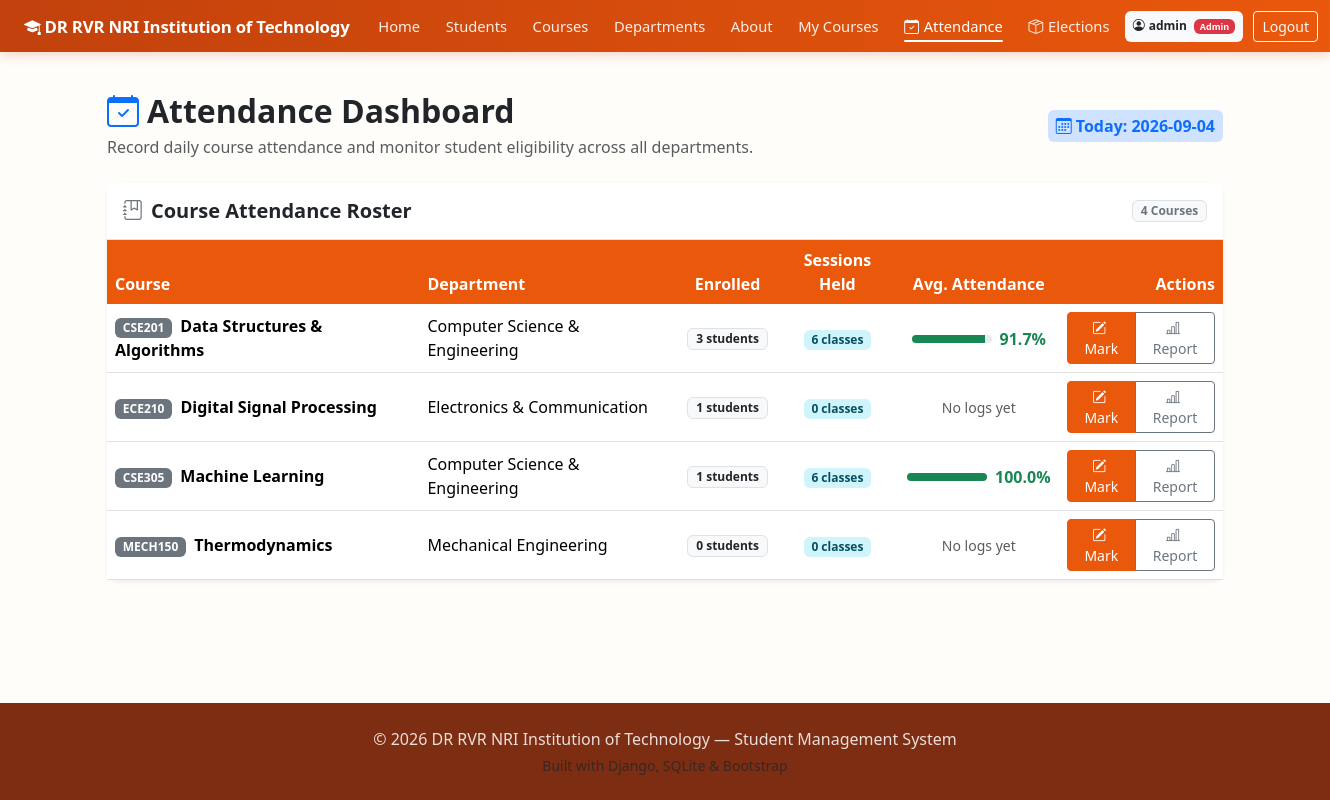
Screenshot of /attendance/ (signed in) with the database file from the repository.
### core/models.py (models this page shows, shortened)
class User(AbstractUser):
    ROLE_CHOICES = [
        ('admin', 'Admin'),
        ('student', 'Student'),
    ]
    role = models.CharField(max_length=20, choices=ROLE_CHOICES, default='student')

class Course(models.Model):
    name = models.CharField(max_length=150)
    code = models.CharField(max_length=20, unique=True)
    credits = models.IntegerField(default=3)
    duration_weeks = models.IntegerField(default=16)
    description = models.TextField(blank=True, null=True)
    department = models.ForeignKey(Department, on_delete=models.CASCADE, related_name='courses')
    class Meta:
        ordering = ['name']
    @property
    def enrolled_count(self):
        return self.registrations.count()

class Department(models.Model):
    name = models.CharField(max_length=120, unique=True)
    code = models.CharField(max_length=20, unique=True)
    head_of_department = models.CharField(max_length=120, blank=True, null=True)
    description = models.TextField(blank=True, null=True)
    class Meta:
        ordering = ['name']

### core/views.py (the view)
# urls.py: path('attendance/', views.attendance_dashboard, name='attendance_dashboard'),
@login_required
def attendance_dashboard(request):
    is_admin_user = (request.user.role == 'admin' or request.user.is_staff or request.user.is_superuser)
    if not is_admin_user:
        return redirect('my_attendance')
    courses = Course.objects.select_related('department').all()
    course_data = []
    for c in courses:
        total_sessions = Attendance.objects.filter(course=c).values('date').distinct().count()
        total_records = Attendance.objects.filter(course=c).count()
        present_records = Attendance.objects.filter(course=c, status__in=['Present', 'Late']).count()
        avg_pct = round((present_records / total_records * 100), 1) if total_records > 0 else 0
        course_data.append({
            'course': c,
            'enrolled_count': c.enrolled_count,
            'total_sessions': total_sessions,
            'avg_attendance': avg_pct,
        })
    today_str = date.today().strftime('%Y-%m-%d')
    return render(request, 'attendance_dashboard.html', {
        'course_data': course_data,
        'today_str': today_str,
    })

### templates/attendance_dashboard.html (shortened to what this page needs)
{% extends 'base.html' %}
{% block content %}
<div class="d-flex justify-content-between align-items-center mb-4 flex-wrap gap-2">
    <div>
        <h2 class="fw-bold mb-1"><i class="bi bi-calendar-check text-primary me-2"></i>Attendance Dashboard</h2>
        <p class="text-muted mb-0">Record daily course attendance and monitor student eligibility across all departments.</p>
    </div>
    <div>
        <span class="badge bg-primary-subtle text-primary p-2 fs-6">
            <i class="bi bi-calendar3 me-1"></i>Today: {{ today_str }}
        </span>
    </div>
</div>
<div class="card shadow-sm border-0 mb-4">
    <div class="card-header bg-white py-3 border-bottom d-flex justify-content-between align-items-center">
        <h5 class="mb-0 fw-semibold"><i class="bi bi-journal-bookmark me-2 text-secondary"></i>Course Attendance Roster</h5>
        <span class="badge bg-light text-secondary border">{{ course_data|length }} Courses</span>
    </div>
    <div class="table-responsive">
        <table class="table table-hover align-middle mb-0">
            <thead class="table-light">
                <tr>
                    <th>Course</th>
                    <th>Department</th>
                    <th class="text-center">Enrolled</th>
                    <th class="text-center">Sessions Held</th>
                    <th class="text-center">Avg. Attendance</th>
                    <th class="text-end">Actions</th>
                </tr>
            </thead>
            <tbody>
                {% for item in course_data %}
                <tr>
                    <td>
                        <span class="badge bg-secondary me-1">{{ item.course.code }}</span>
                        <strong>{{ item.course.name }}</strong>
                    </td>
                    <td>{{ item.course.department.name }}</td>
                    <td class="text-center">
                        <span class="badge bg-light text-dark border">{{ item.enrolled_count }} students</span>
                    </td>
                    <td class="text-center">
                        <span class="badge bg-info-subtle text-info-emphasis">{{ item.total_sessions }} classes</span>
                    </td>
                    <td class="text-center">
                        {% if item.total_sessions > 0 %}
                            <div class="d-inline-flex align-items-center gap-2">
                                <div class="progress" style="width: 80px; height: 8px;">
                                    <div class="progress-bar {% if item.avg_attendance >= 75 %}bg-success{% elif item.avg_attendance >= 60 %}bg-warning{% else %}bg-danger{% endif %}"
                                         role="progressbar" style="width: {{ item.avg_attendance }}%;"></div>
                                </div>
                                <span class="fw-bold {% if item.avg_attendance >= 75 %}text-success{% elif item.avg_attendance >= 60 %}text-warning{% else %}text-danger{% endif %}">
                                    {{ item.avg_attendance }}%
                                </span>
                            </div>
                        {% else %}
                            <span class="text-muted small">No logs yet</span>
                        {% endif %}
                    </td>
                    <td class="text-end">
                        <div class="btn-group btn-group-sm">
                            <a href="{% url 'mark_attendance' item.course.id %}" class="btn btn-primary" title="Mark Attendance">
                                <i class="bi bi-pencil-square me-1"></i>Mark
                            </a>
                            <a href="{% url 'course_attendance_report' item.course.id %}" class="btn btn-outline-secondary" title="View Full Report">
                                <i class="bi bi-bar-chart-line me-1"></i>Report
                            </a>
                        </div>
                    </td>
                </tr>
                {% empty %}
                <tr>
                    <td colspan="6" class="text-center py-4 text-muted">
                        No courses available. Add courses first.
                    </td>
                </tr>
                {% endfor %}
            </tbody>
        </table>
    </div>
</div>
{% endblock %}

### templates/base.html (shortened to what this page needs)
{% load static %}
<!DOCTYPE html>
<html lang="en">
<head>
    <link href="https://cdn.jsdelivr.net/npm/bootstrap@5.3.3/dist/css/bootstrap.min.css" rel="stylesheet">
    <link href="https://cdn.jsdelivr.net/npm/bootstrap-icons@1.11.3/font/bootstrap-icons.css" rel="stylesheet">
    <link href="{% static 'css/style.css' %}" rel="stylesheet">
</head>
<body>
<nav class="navbar navbar-expand-xl navbar-dark sticky-top">
    <div class="container-fluid px-lg-4 px-3">
        <a class="navbar-brand fw-bold" href="{% url 'home' %}">
            <i class="bi bi-mortarboard-fill me-1"></i>DR RVR NRI Institution of Technology
        </a>
        <div class="collapse navbar-collapse" id="navMenu">
            <ul class="navbar-nav me-auto mb-2 mb-xl-0 align-items-xl-center">
                <li class="nav-item">
                    <a class="nav-link text-nowrap {% if request.resolver_match.url_name == 'home' %}active{% endif %}" href="{% url 'home' %}">Home</a>
                </li>
                <li class="nav-item">
                    <a class="nav-link text-nowrap {% if request.resolver_match.url_name == 'students' %}active{% endif %}" href="{% url 'students' %}">Students</a>
                </li>
                <li class="nav-item">
                    <a class="nav-link text-nowrap {% if request.resolver_match.url_name == 'courses' or request.resolver_match.url_name == 'course_detail' %}active{% endif %}" href="{% url 'courses' %}">Courses</a>
                </li>
                <li class="nav-item">
                    <a class="nav-link text-nowrap {% if request.resolver_match.url_name == 'departments' %}active{% endif %}" href="{% url 'departments' %}">Departments</a>
                </li>
                <li class="nav-item">
                    <a class="nav-link text-nowrap {% if request.resolver_match.url_name == 'about' %}active{% endif %}" href="{% url 'about' %}">About</a>
                </li>
                {% if request.user.is_authenticated %}
                <li class="nav-item">
                    <a class="nav-link text-nowrap {% if request.resolver_match.url_name == 'my_courses' %}active{% endif %}" href="{% url 'my_courses' %}">My Courses</a>
                </li>
                <li class="nav-item">
                    <a class="nav-link text-nowrap {% if 'attendance' in request.resolver_match.url_name %}active{% endif %}" href="{% if request.user.role == 'admin' or request.user.is_staff or request.user.is_superuser %}{% url 'attendance_dashboard' %}{% else %}{% url 'my_attendance' %}{% endif %}">
                        <i class="bi bi-calendar-check"></i><span>Attendance</span>
                    </a>
                </li>
                <li class="nav-item">
                    <a class="nav-link text-nowrap {% if 'election' in request.resolver_match.url_name %}active{% endif %}" href="{% url 'elections_list' %}">
                        <i class="bi bi-box-seam"></i><span>Elections</span>
                    </a>
                </li>
                {% endif %}
            </ul>
            <ul class="navbar-nav align-items-xl-center">
                {% if request.user.is_authenticated %}
                    <li class="nav-item me-2 my-1 my-xl-0">
                        <span class="badge text-bg-light text-dark py-2 px-2 text-nowrap">
                            <i class="bi bi-person-circle me-1"></i>{{ request.user.username }}
                            {% if request.user.role == 'admin' or request.user.is_staff or request.user.is_superuser %}<span class="badge bg-danger ms-1">Admin</span>{% endif %}
                        </span>
                    </li>
                    <li class="nav-item my-1 my-xl-0">
                        <a class="btn btn-outline-light btn-sm text-nowrap" href="{% url 'logout' %}">Logout</a>
                    </li>
                {% endif %}
            </ul>
        </div>
    </div>
</nav>
<main class="container my-4 flex-grow-1">
    {% block content %}{% endblock %}
</main>
<footer class="footer mt-auto py-4">
    <div class="container text-center">
        <p class="mb-1">&copy; 2026 DR RVR NRI Institution of Technology — Student Management System</p>
        <p class="mb-0 small text-muted">Built with Django, SQLite &amp; Bootstrap</p>
    </div>
</footer>
</body>
</html>

### static/css/style.css (style rules this page uses)
:root { --primary: #ea580c; --primary-dark: #9a3412; --primary-darker: #7c2d12; --accent: #f97316; --accent-light: #ffedd5; --accent-hover: #c2410c; --bg-soft: #fffdfa; }
body { background-color: var(--bg-soft); display: flex; flex-direction: column; min-height: 100vh; font-family: 'Segoe UI', Roboto, -apple-system, sans-serif; }
a { color: var(--primary); text-decoration: none; }
.navbar { background: linear-gradient(90deg, #c2410c 0%, #ea580c 100%); box-shadow: 0 2px 12px rgba(194, 65, 12, 0.25); padding-top: 0.5rem; padding-bottom: 0.5rem; }
.navbar .navbar-brand { font-size: 1.05rem; white-space: nowrap; letter-spacing: -0.2px; }
.navbar .nav-item { display: flex; align-items: center; margin: 0 0.15rem; }
.navbar .nav-link { color: rgba(255, 255, 255, 0.9); font-weight: 500; font-size: 0.92rem; padding: 0.45rem 0.65rem !important; white-space: nowrap; display: inline-flex; align-items: center; gap: 0.3rem; position: relative; border-bottom: none !important; transition: color 0.15s ease-in-out; }
.navbar .nav-link::after { content: ''; position: absolute; bottom: 2px; left: 0.65rem; right: 0.65rem; height: 2px; background-color: transparent; border-radius: 2px; transition: background-color 0.2s ease; }
.navbar .nav-link:hover::after, .navbar .nav-link.active::after { background-color: #ffffff; }
.navbar .nav-link:hover, .navbar .nav-link.active { color: #ffffff; }
.card { border: none; border-radius: 0.75rem; box-shadow: 0 2px 12px rgba(0,0,0,0.06); }
.table thead th { background-color: var(--primary); color: #fff; border-bottom: none; }
.btn-primary { background-color: var(--primary); border-color: var(--primary); color: #fff; }
.footer { background-color: var(--primary-darker); color: rgba(255, 255, 255, 0.85); margin-top: auto; }

### rows the page displays
User: user.username "admin"
Course: course.code "CSE201", course.name "Data Structures & Algorithms", course.department.name "Computer Science & Engineering", enrolled_count "3", total_sessions "6", avg_attendance "91.7"
Course: course.code "ECE210", course.name "Digital Signal Processing", course.department.name "Electronics & Communication", enrolled_count "1", total_sessions "0", shows "No logs yet"
Course: course.code "CSE305", course.name "Machine Learning", course.department.name "Computer Science & Engineering", enrolled_count "1", total_sessions "6", avg_attendance "100.0"
Course: course.code "MECH150", course.name "Thermodynamics", course.department.name "Mechanical Engineering", enrolled_count "0", total_sessions "0", shows "No logs yet"

### other values shown
{{ course_data|length }} "4"
